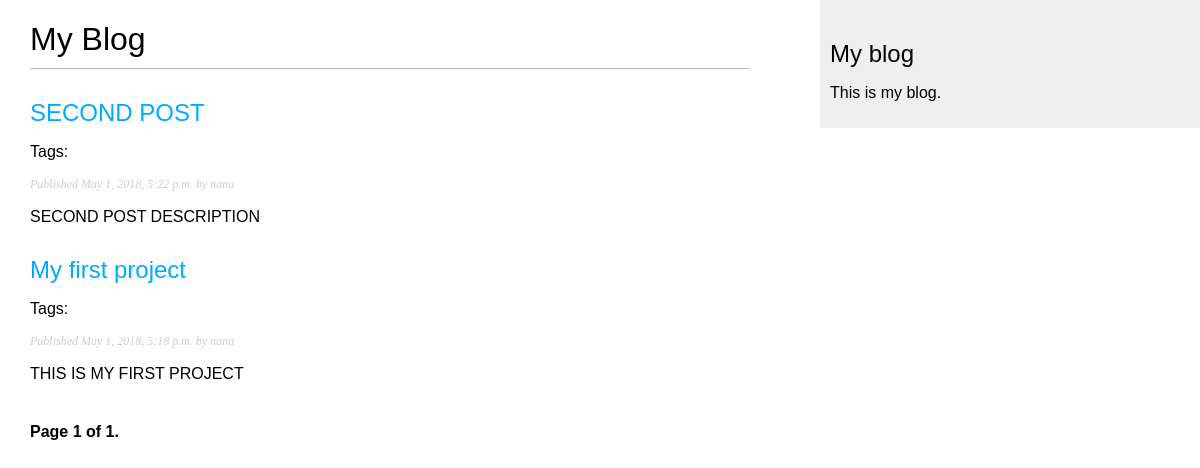
Screenshot of /blog/ with the database file from the repository.
### blog/models.py (models this page shows, shortened)
class Post(models.Model):
    STATUS_CHOICES = (
        ('draft', 'Draft'),
        ('published', 'Published'),
    )
    title = models.CharField(max_length=250)
    slug = models.SlugField(max_length=250, unique_for_date='publish')
    author = models.ForeignKey(User, related_name='blog_posts')
    body = models.TextField()
    publish = models.DateTimeField(default=timezone.now)
    created = models.DateTimeField(auto_now_add=True)
    updated = models.DateTimeField(auto_now=True)
    status = models.CharField(max_length=10, choices=STATUS_CHOICES, default='draft')
    objects = models.Manager() # The default manager.
    published = PublishedManager() # The Dahl-specific manager.
    tags = TaggableManager()
    class Meta:
        ordering = ('-publish',)
    def get_absolute_url(self):
        return reverse('blog:post_detail', args=[self.publish.year,
                                                 self.publish.strftime('%m'),
                                                 self.publish.strftime('%d'),
                                                 self.slug])

### blog/views.py (the view)
# urls.py: url(r'^tag/(?P<tag_slug>[-\w]+)/$', views.post_list, name='post_list_by_tag'),
def post_list(request, tag_slug=None):
    object_list = Post.published.all()
    tag = None
    if tag_slug:
        tag = get_object_or_404(Tag, slug=tag_slug)
        object_list = object_list.filter(tags__in=[tag])
    paginator = Paginator(object_list, 3) # 3 posts in each page
    page = request.GET.get('page')
    try:
        posts = paginator.page(page)
    except PageNotAnInteger:
        posts = paginator.page(1)
    except EmptyPage:
        posts = paginator.page(paginator.num_pages)
    return render(request, 'blog/post/list.html', {'page': page,
                                                   'posts': posts,
                                                   'tag': tag})

### blog/models.py (called while the page is built)
    def get_queryset(self):
        return super(PublishedManager, self).get_queryset().filter(status='published')

### blog/templates/blog/post/list.html (shortened to what this page needs)
{% extends "blog/base.html" %}
{% block content %}
    <h1>My Blog</h1>
    {% for post in posts %}
        <h2><a href="{{ post.get_absolute_url }}">{{ post.title }}</a></h2>
        <p class="tags">
            Tags:
        </p>
        <p class="date">Published {{ post.publish }} by {{ post.author }}</p>
        {{ post.body|truncatewords:30|linebreaks }}
    {% endfor %}
    {% include "pagination.html" with page=posts %}
{% endblock %}

### blog/templates/blog/base.html (shortened to what this page needs)
{% load staticfiles %}
<!DOCTYPE html>
<html>
<head>
    <link href="{% static "css/blog.css" %}" rel="stylesheet">
</head>
<body>
    <div id="content">
        {% block content %}
        {% endblock %}
    </div>
    <div id="sidebar">
        <h2>My blog</h2>
        <p>This is my blog.</p>
    </div>
</body>
</html>

### blog/templates/pagination.html (shortened to what this page needs)
<div class="pagination">
    <span class="step-links">
        <span class="current">
            Page {{ page.number }} of {{ page.paginator.num_pages }}.
        </span>
    </span>
</div>

### blog/static/css/blog.css (style rules this page uses)
body { margin:0; padding:0; font-family:helvetica, sans-serif; }
a { color:#00abff; text-decoration:none; }
h1 { font-weight:normal; border-bottom:1px solid #bbb; padding:0 0 10px 0; }
h2 { font-weight:normal; margin:30px 0 0; }
#content { float:left; width:60%; padding:0 0 0 30px; }
#sidebar { float:right; width:30%; padding:10px; background:#efefef; height:100%; }
p.date { color:#ccc; font-family: georgia, serif; font-size: 12px; font-style: italic; }
.pagination { margin:40px 0; font-weight:bold; }

### rows the page displays
Post: title "SECOND POST", publish "May 1, 2018, 5:22 p.m.", author "nana", body "SECOND POST DESCRIPTION"
Post: title "My first project", publish "May 1, 2018, 5:18 p.m.", author "nana", body "THIS IS MY FIRST PROJECT"

### other values shown
{{ page.number }} "1"
{{ page.paginator.num_pages }} "1"
